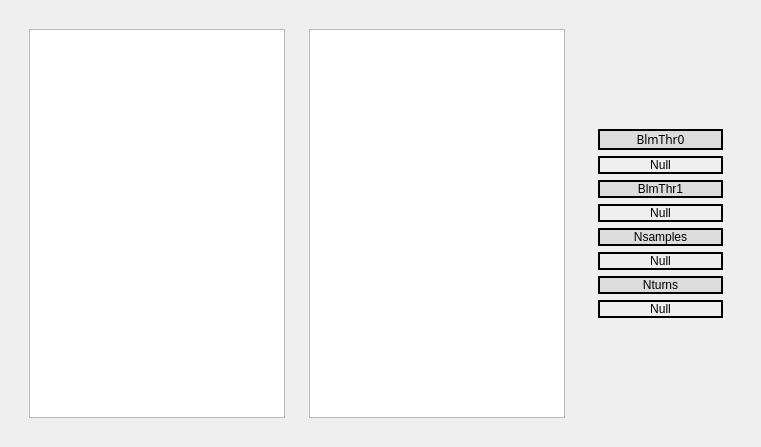
       <widget class="QWidget" name="AcqHistogramTab">
        <property name="font">
         <font>
          <weight>50</weight>
          <bold>false</bold>
         </font>
        </property>
        <attribute name="title">
         <string>AcqHistogram</string>
        </attribute>
        <layout class="QVBoxLayout" name="verticalLayout_13">
         <item>
          <widget class="CContextFrame" name="CContextFrame_AcqHistogramTab">
           <layout class="QGridLayout" name="gridLayout_16" columnstretch="45,45,10">
            <item row="0" column="2">
             <widget class="CContextFrame" name="CContextFrame_AcqHistogramTab_info">
              <layout class="QVBoxLayout" name="verticalLayout_31">
               <item>
                <widget class="QWidget" name="gridWidget_AcqHistogramTab" native="true">
                 <property name="styleSheet">
                  <string notr="true">QWidget.CLabel{
	border: 2px solid black;
}

QWidget.QLabel{
	border: 2px solid black;
}</string>
                 </property>
                 <layout class="QGridLayout" name="gridLayout_15" columnstretch="0">
                  <property name="topMargin">
                   <number>100</number>
                  </property>
                  <property name="bottomMargin">
                   <number>100</number>
                  </property>
                  <item row="7" column="0">
                   <widget class="CLabel" name="CLabel_AcqHistogramTab_Nturns">
                    <property name="minimumSize">
                     <size>
                      <width>125</width>
                      <height>0</height>
                     </size>
                    </property>
                    <property name="text">
                     <string>Null</string>
                    </property>
                    <property name="alignment">
                     <set>Qt::AlignCenter</set>
                    </property>
                   </widget>
                  </item>
                  <item row="5" column="0">
                   <widget class="CLabel" name="CLabel_AcqHistogramTab_Nsamples">
                    <property name="minimumSize">
                     <size>
                      <width>125</width>
                      <height>0</height>
                     </size>
                    </property>
                    <property name="text">
                     <string>Null</string>
                    </property>
                    <property name="alignment">
                     <set>Qt::AlignCenter</set>
                    </property>
                   </widget>
                  </item>
                  <item row="1" column="0">
                   <widget class="CLabel" name="CLabel_AcqHistogramTab_BlmThr0">
                    <property name="minimumSize">
                     <size>
                      <width>125</width>
                      <height>0</height>
                     </size>
                    </property>
                    <property name="text">
                     <string>Null</string>
                    </property>
                    <property name="alignment">
                     <set>Qt::AlignCenter</set>
                    </property>
                   </widget>
                  </item>
                  <item row="3" column="0">
                   <widget class="CLabel" name="CLabel_AcqHistogramTab_BlmThr1">
                    <property name="minimumSize">
                     <size>
                      <width>125</width>
                      <height>0</height>
                     </size>
                    </property>
                    <property name="text">
                     <string>Null</string>
                    </property>
                    <property name="alignment">
                     <set>Qt::AlignCenter</set>
                    </property>
                   </widget>
                  </item>
                  <item row="6" column="0">
                   <widget class="CLabel" name="CLabel_JustLabel_AcqHistogramTab_Nturns">
                    <property name="minimumSize">
                     <size>
                      <width>125</width>
                      <height>0</height>
                     </size>
                    </property>
                    <property name="styleSheet">
                     <string notr="true">background-color: rgb(220, 220, 220);</string>
                    </property>
                    <property name="text">
                     <string>Nturns</string>
                    </property>
                    <property name="alignment">
                     <set>Qt::AlignCenter</set>
                    </property>
                   </widget>
                  </item>
                  <item row="4" column="0">
                   <widget class="CLabel" name="CLabel_JustLabel_AcqHistogramTab_NSamples">
                    <property name="minimumSize">
                     <size>
                      <width>125</width>
                      <height>0</height>
                     </size>
                    </property>
                    <property name="styleSheet">
                     <string notr="true">background-color: rgb(220, 220, 220);</string>
                    </property>
                    <property name="text">
                     <string>Nsamples</string>
                    </property>
                    <property name="alignment">
                     <set>Qt::AlignCenter</set>
                    </property>
                   </widget>
                  </item>
                  <item row="0" column="0">
                   <widget class="CLabel" name="CLabel_JustLabel_AcqHistogramTab_BlmThr0">
                    <property name="minimumSize">
                     <size>
                      <width>125</width>
                      <height>0</height>
                     </size>
                    </property>
                    <property name="font">
                     <font>
                      <family>Sans Serif</family>
                     </font>
                    </property>
                    <property name="styleSheet">
                     <string notr="true">background-color: rgb(220, 220, 220);</string>
                    </property>
                    <property name="text">
                     <string>BlmThr0</string>
                    </property>
                    <property name="alignment">
                     <set>Qt::AlignCenter</set>
                    </property>
                   </widget>
                  </item>
                  <item row="2" column="0">
                   <widget class="CLabel" name="CLabel_JustLabel_AcqHistogramTab_BlmThr1">
                    <property name="minimumSize">
                     <size>
                      <width>125</width>
                      <height>0</height>
                     </size>
                    </property>
                    <property name="styleSheet">
                     <string notr="true">background-color: rgb(220, 220, 220);</string>
                    </property>
                    <property name="text">
                     <string>BlmThr1</string>
                    </property>
                    <property name="alignment">
                     <set>Qt::AlignCenter</set>
                    </property>
                   </widget>
                  </item>
                 </layout>
                </widget>
               </item>
              </layout>
             </widget>
            </item>
            <item row="0" column="0">
             <widget class="CContextFrame" name="CContextFrame_AcqHistogramTab_blmBuf0">
              <layout class="QVBoxLayout" name="verticalLayout_33">
               <item>
                <widget class="CStaticPlot" name="CStaticPlot_AcqHistogramTab_blmBuf0">
                 <property name="plotTitle" stdset="0">
                  <string>blmBuf0</string>
                 </property>
                 <property name="gridOrientation" stdset="0">
                  <enum>StaticPlotWidget::Both</enum>
                 </property>
                 <property name="curves" stdset="0">
                  <stringlist/>
                 </property>
                </widget>
               </item>
              </layout>
             </widget>
            </item>
            <item row="0" column="1">
             <widget class="CContextFrame" name="CContextFrame_AcqHistogramTab_blmBuf1">
              <layout class="QVBoxLayout" name="verticalLayout_32">
               <item>
                <widget class="CStaticPlot" name="CStaticPlot_AcqHistogramTab_blmBuf1">
                 <property name="plotTitle" stdset="0">
                  <string>blmBuf1</string>
                 </property>
                 <property name="gridOrientation" stdset="0">
                  <enum>StaticPlotWidget::Both</enum>
                 </property>
                </widget>
               </item>
              </layout>
             </widget>
            </item>
           </layout>
          </widget>
         </item>
        </layout>
       </widget>
